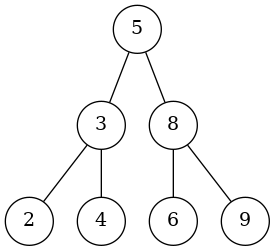

Reproduce this figure in Python.
from graphviz import Graph


class BST:
    def __init__(self, value):
        self.value = value
        self.left = None
        self.right = None

    def find(self, value):
        if self.value == value:
            return True
        elif value > self.value and self.right is not None:
            return self.right.find(value)
        elif value < self.value and self.left is not None:
            return self.left.find(value)
        else:
            return False

    def add_node(self, value):
        if self.value == value:
            return
        elif value < self.value:
            if self.left is None:
                self.left = BST(value)
            else:
                self.left.add_node(value)
        else:
            if self.right is None:
                self.right = BST(value)
            else:
                self.right.add_node(value)

    def remove_node(self, value):
        current = self
        found = None
        parent = None
        while not found:
            if current.value == value:
                found = current
            else:
                parent = current
                if value < current.value and current.left is not None:
                    current = current.left
                elif value > current.value and current.right is not None:
                    current = current.right
                else:
                    return
        if found.left and found.right:
            self.__remove_two(found, parent)
        elif found.left or found.right:
            self.__remove_one(found, parent)
        else:
            if found == parent.left:
                parent.left = None
            else:
                parent.right = None

    def __remove_two(self, found, parent):
        pass




    def __remove_one(self, found, parent):
        if parent.left == found:
            if found.right:
                parent.left = found.right
            else:
                parent.left = found.left
        else:
            if found.right:
                parent.right = found.right
            else:
                parent.right = found.left


def draw_bst(root):
    g = Graph()
    g.attr('node', fillcolor='white', fontcolor='black', shape='circle', style='filled', border='black')
    g.node(str(root.value), str(root.value))

    stack = [root]

    while stack:
        node = stack.pop()
        if node.left is not None:
            g.node(str(node.left.value), str(node.left.value))
            g.edge(str(node.value), str(node.left.value))
            stack.append(node.left)
        if node.right is not None:
            g.node(str(node.right.value), str(node.right.value))
            g.edge(str(node.value), str(node.right.value))
            stack.append(node.right)

    g.render(filename="bst", format="png")


if __name__ == '__main__':
    root = BST(5)
    root.add_node(3)
    root.add_node(4)
    root.add_node(2)
    root.add_node(1)
    root.add_node(8)
    root.add_node(7)
    root.add_node(9)
    root.add_node(6)
    root.remove_node(1)
    root.remove_node(7)
    draw_bst(root)
